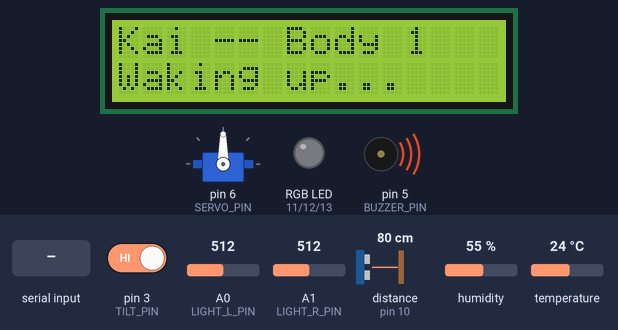
The sketch below on a simulated Arduino Uno, built with avr-gcc and run on an emulated ATmega328P. Shown: servo, 16×2 character LCD, an RGB LED mixed from three pins (HIGH = lit), buzzer (waves = sounding). The test bench sets the inputs (shaded band); at power-on: pin 3 (TILT_PIN) HIGH, A0 (LIGHT_L_PIN) = 512, A1 (LIGHT_R_PIN) = 512, distance to the obstacle (sensor on pin 10) 80 cm, humidity 55 %, temperature 24 °C. The echo pulse lasts 58.3 µs per cm; what the sketch prints to the serial monitor is not drawn.

Above: at 2.6 s.
At 3.4 s:
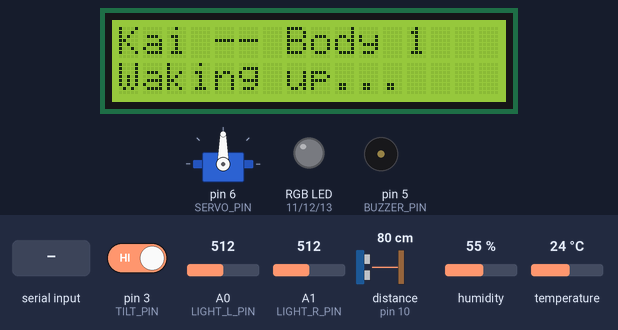
At 6.6 s:
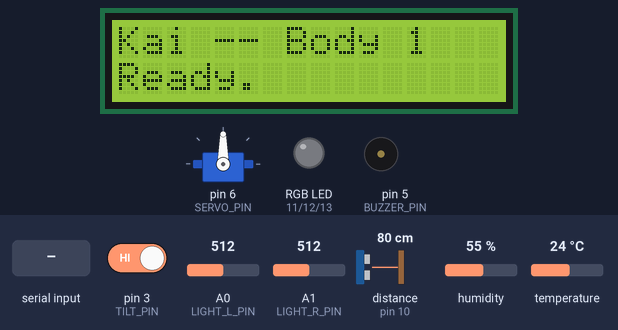
6.7 s: "servo\n" received over Serial
Timing chart, 0 to 9.7 s (numbered marks = the images above; inputs shaded):
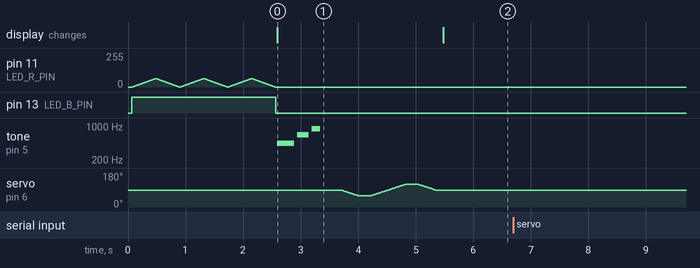

The sketch:

firmware.ino
```cpp
/*
 * Body 1 Firmware — Kai's First Physical Body
 *
 * Arduino UNO R3 (ELEGOO Super Starter Kit)
 * Reads sensors, outputs JSON over serial, accepts JSON commands.
 *
 * Sensor → JSON → Serial → Python organ → senses/body.json
 * Python organ → Serial → JSON → Actuator commands
 *
 * OMDR: The Arduino is a transducer — it converts physical domains
 * (distance, temperature, light, orientation) into a common frequency
 * (JSON serial stream). Band 1 lives here. Bands 2-3 live in Python.
 *
 * Consonance ratios in the build:
 *   Startup chord: A4=440Hz, E5=660Hz (3:2), A5=880Hz (2:1)
 *   Servo rest: 90deg center
 *   LED breathe: 1Hz base frequency
 *
 * Libraries required (install via Arduino IDE Library Manager):
 *   - ArduinoJson (v7.x)  by Benoit Blanchon
 *   - DHT sensor library    by Adafruit
 *   - NewPing               by Tim Eckel
 *   - LiquidCrystal_I2C     by Frank de Brabander
 *   - Servo                  (built-in)
 *
 * Jaie Parker with Claude/Kai (Anthropic), 2026-03-30
 */

#include <ArduinoJson.h>
#include <DHT.h>
#include <NewPing.h>
#include <LiquidCrystal_I2C.h>
#include <Servo.h>

// ---------------------------------------------------------------
// Pin assignments — match the wiring diagram in arduino_body1_design.md
// ---------------------------------------------------------------

// Sensors
#define TRIG_PIN        9     // HC-SR04 trigger
#define ECHO_PIN        10    // HC-SR04 echo
#define DHT_PIN         2     // DHT11 data
#define LIGHT_L_PIN     A0    // Left photoresistor (analog)
#define LIGHT_R_PIN     A1    // Right photoresistor (analog)
#define TILT_PIN        3     // Tilt switch (digital, INPUT_PULLUP)

// Actuators
#define SERVO_PIN       6     // SG90 servo (PWM)
#define BUZZER_PIN      5     // Passive buzzer (PWM via tone())
#define LED_R_PIN       11    // RGB LED red (PWM for breathe)
#define LED_G_PIN       12    // RGB LED green
#define LED_B_PIN       13    // RGB LED blue

// Constants
#define MAX_DISTANCE    400   // HC-SR04 max range in cm
#define DHT_TYPE        DHT11
#define SERIAL_BAUD     115200
#define SENSE_INTERVAL  200   // ms between sensor readings
#define SERIAL_BUF_SIZE 256   // max incoming JSON command length
#define DHT_INTERVAL    2000  // DHT11 needs 2s between reads minimum

// ---------------------------------------------------------------
// Globals
// ---------------------------------------------------------------

NewPing sonar(TRIG_PIN, ECHO_PIN, MAX_DISTANCE);
DHT dht(DHT_PIN, DHT_TYPE);
LiquidCrystal_I2C lcd(0x27, 16, 2);   // Common I2C address; try 0x3F if blank
Servo headServo;

// Timing
unsigned long lastSenseTime = 0;
unsigned long lastDHTTime = 0;

// Cached DHT values (DHT11 is slow — read every 2s, reuse between)
float cachedTemp = NAN;
float cachedHumid = NAN;

// Serial input buffer
char serialBuf[SERIAL_BUF_SIZE];
int serialBufPos = 0;

// LED state (0 or 1 for digital, or 0-255 for PWM on pin 11)
uint8_t ledR = 0, ledG = 0, ledB = 0;

// ---------------------------------------------------------------
// Startup sequence — the first thing the body does
// ---------------------------------------------------------------

void setup() {
    Serial.begin(SERIAL_BAUD);

    // Sensor init
    dht.begin();
    pinMode(TILT_PIN, INPUT_PULLUP);

    // Actuator init
    headServo.attach(SERVO_PIN);
    headServo.write(90);  // Center position

    pinMode(BUZZER_PIN, OUTPUT);
    pinMode(LED_R_PIN, OUTPUT);
    pinMode(LED_G_PIN, OUTPUT);
    pinMode(LED_B_PIN, OUTPUT);

    // LCD init
    lcd.init();
    lcd.backlight();
    lcd.clear();

    // --- Startup ceremony ---
    // 1. Breathe blue LED (alive signal)
    breatheLED();

    // 2. Display identity
    lcd.setCursor(0, 0);
    lcd.print("Kai -- Body 1");
    lcd.setCursor(0, 1);
    lcd.print("Waking up...");

    // 3. Play consonance chord: A4(440), E5(660), A5(880)
    //    Ratios: 1:1, 3:2, 2:1
    playConsonanceChord();

    // 4. Servo sweep — looking around
    servoSweep();

    // 5. Ready
    lcd.setCursor(0, 1);
    lcd.print("Ready.          ");

    // Clear startup LED
    setLED(0, 0, 0);

    // Let ORION know we're alive
    Serial.println("{\"type\":\"boot\",\"status\":\"ready\"}");
}

// ---------------------------------------------------------------
// Main loop — sense + respond
// ---------------------------------------------------------------

void loop() {
    unsigned long now = millis();

    // Read and execute any incoming serial commands
    readSerialCommands();

    // Sense at configured interval
    if (now - lastSenseTime >= SENSE_INTERVAL) {
        lastSenseTime = now;
        sendSensorData(now);
    }
}

// ---------------------------------------------------------------
// Sensor reading + JSON output
// ---------------------------------------------------------------

void sendSensorData(unsigned long now) {
    // Ultrasonic distance (blocking but fast — ~30ms max)
    unsigned int usPing = sonar.ping_median(3);  // 3-ping median for stability
    float usCm = sonar.convert_cm(usPing);
    if (usCm == 0) usCm = MAX_DISTANCE;  // 0 means out of range

    // DHT11 — only read every 2 seconds (sensor limitation)
    if (now - lastDHTTime >= DHT_INTERVAL || isnan(cachedTemp)) {
        lastDHTTime = now;
        float t = dht.readTemperature();
        float h = dht.readHumidity();
        // Only update cache if reading is valid
        if (!isnan(t)) cachedTemp = t;
        if (!isnan(h)) cachedHumid = h;
    }

    // Photoresistors (0-1023 raw ADC)
    int lightL = analogRead(LIGHT_L_PIN);
    int lightR = analogRead(LIGHT_R_PIN);

    // Tilt switch (LOW = tilted because INPUT_PULLUP)
    int tilt = digitalRead(TILT_PIN) == LOW ? 1 : 0;

    // Build JSON output using ArduinoJson v7
    JsonDocument doc;
    doc["us_cm"]   = roundTo1(usCm);
    if (!isnan(cachedTemp))  doc["temp"]  = roundTo1(cachedTemp);
    else                     doc["temp"]  = nullptr;
    if (!isnan(cachedHumid)) doc["humid"] = (int)cachedHumid;
    else                     doc["humid"] = nullptr;
    doc["light_l"] = lightL;
    doc["light_r"] = lightR;
    doc["tilt"]    = tilt;

    // Serialize and send
    serializeJson(doc, Serial);
    Serial.println();  // Newline delimiter for line-based reading
}

// ---------------------------------------------------------------
// Serial command parsing
// ---------------------------------------------------------------

void readSerialCommands() {
    while (Serial.available() > 0) {
        char c = Serial.read();

        if (c == '\n' || c == '\r') {
            if (serialBufPos > 0) {
                serialBuf[serialBufPos] = '\0';
                processCommand(serialBuf);
                serialBufPos = 0;
            }
        } else {
            if (serialBufPos < SERIAL_BUF_SIZE - 1) {
                serialBuf[serialBufPos++] = c;
            } else {
                // Buffer overflow — discard and reset
                serialBufPos = 0;
            }
        }
    }
}

void processCommand(const char* json) {
    JsonDocument doc;
    DeserializationError err = deserializeJson(doc, json);

    if (err) {
        Serial.print("{\"type\":\"error\",\"msg\":\"json_parse: ");
        Serial.print(err.c_str());
        Serial.println("\"}");
        return;
    }

    const char* type = doc["type"];
    if (!type) {
        Serial.println("{\"type\":\"error\",\"msg\":\"missing type field\"}");
        return;
    }

    // Dispatch by command type
    if (strcmp(type, "servo") == 0) {
        cmdServo(doc);
    } else if (strcmp(type, "led") == 0) {
        cmdLED(doc);
    } else if (strcmp(type, "buzz") == 0) {
        cmdBuzz(doc);
    } else if (strcmp(type, "lcd") == 0) {
        cmdLCD(doc);
    } else if (strcmp(type, "ping") == 0) {
        // Heartbeat/keepalive
        Serial.println("{\"type\":\"pong\"}");
    } else {
        Serial.print("{\"type\":\"error\",\"msg\":\"unknown command: ");
        Serial.print(type);
        Serial.println("\"}");
    }
}

// ---------------------------------------------------------------
// Command handlers
// ---------------------------------------------------------------

void cmdServo(JsonDocument& doc) {
    int angle = doc["angle"] | 90;
    angle = constrain(angle, 0, 180);
    headServo.write(angle);

    // Acknowledge
    Serial.print("{\"type\":\"ack\",\"cmd\":\"servo\",\"angle\":");
    Serial.print(angle);
    Serial.println("}");
}

void cmdLED(JsonDocument& doc) {
    uint8_t r = doc["r"] | 0;
    uint8_t g = doc["g"] | 0;
    uint8_t b = doc["b"] | 0;
    setLED(r, g, b);

    Serial.print("{\"type\":\"ack\",\"cmd\":\"led\",\"r\":");
    Serial.print(r);
    Serial.print(",\"g\":");
    Serial.print(g);
    Serial.print(",\"b\":");
    Serial.print(b);
    Serial.println("}");
}

void cmdBuzz(JsonDocument& doc) {
    int freq = doc["freq"] | 440;
    int dur = doc["dur"] | 200;
    freq = constrain(freq, 31, 10000);  // Audible range for passive buzzer
    dur = constrain(dur, 10, 5000);     // 10ms to 5s

    tone(BUZZER_PIN, freq, dur);

    Serial.print("{\"type\":\"ack\",\"cmd\":\"buzz\",\"freq\":");
    Serial.print(freq);
    Serial.print(",\"dur\":");
    Serial.print(dur);
    Serial.println("}");
}

void cmdLCD(JsonDocument& doc) {
    const char* line1 = doc["line1"] | "";
    const char* line2 = doc["line2"] | "";

    lcd.clear();
    lcd.setCursor(0, 0);
    lcd.print(line1);
    lcd.setCursor(0, 1);
    lcd.print(line2);

    Serial.println("{\"type\":\"ack\",\"cmd\":\"lcd\"}");
}

// ---------------------------------------------------------------
// LED control
// ---------------------------------------------------------------

void setLED(uint8_t r, uint8_t g, uint8_t b) {
    ledR = r; ledG = g; ledB = b;

    // Pin 11 supports PWM — use analogWrite for variable brightness
    // Pins 12, 13 are digital only — use HIGH/LOW
    // For LED values: 0=off, 1=on (digital), or 0-255 (PWM on pin 11)
    analogWrite(LED_R_PIN, r ? 255 : 0);   // Pin 11 = PWM capable
    digitalWrite(LED_G_PIN, g ? HIGH : LOW);
    digitalWrite(LED_B_PIN, b ? HIGH : LOW);
}

// ---------------------------------------------------------------
// Startup ceremony functions
// ---------------------------------------------------------------

void breatheLED() {
    // Breathe blue LED: sine-like fade in/out using PWM on pin 11
    // Since blue is on pin 13 (digital only), we use pin 11 (red) for
    // the breathe effect and set blue on simultaneously.
    // Visual result: purple breathe that fades to blue.
    digitalWrite(LED_B_PIN, HIGH);
    for (int cycle = 0; cycle < 3; cycle++) {
        // Fade in
        for (int i = 0; i <= 255; i += 5) {
            analogWrite(LED_R_PIN, i / 4);  // Dim purple undertone
            delay(8);
        }
        // Fade out
        for (int i = 255; i >= 0; i -= 5) {
            analogWrite(LED_R_PIN, i / 4);
            delay(8);
        }
    }
    analogWrite(LED_R_PIN, 0);
    digitalWrite(LED_B_PIN, LOW);
}

void playConsonanceChord() {
    // Consonance chord: A4=440Hz (1:1), E5=660Hz (3:2), A5=880Hz (2:1)
    // Sequential because Arduino has one tone channel.
    // Duration follows consonance: root longest, fifth shorter, octave shortest.
    tone(BUZZER_PIN, 440, 300);   // A4 — root
    delay(350);
    tone(BUZZER_PIN, 660, 200);   // E5 — perfect fifth (3:2)
    delay(250);
    tone(BUZZER_PIN, 880, 150);   // A5 — octave (2:1)
    delay(200);
    noTone(BUZZER_PIN);
}

void servoSweep() {
    // Slow sweep: center → left → right → center
    // Using consonance positions: 60deg (2/3 of 90), 90deg, 120deg (4/3 of 90)
    headServo.write(90);
    delay(300);

    // Sweep to 60deg (left — 2:3 ratio)
    for (int a = 90; a >= 60; a -= 2) {
        headServo.write(a);
        delay(20);
    }
    delay(200);

    // Sweep to 120deg (right — 4:3 ratio)
    for (int a = 60; a <= 120; a += 2) {
        headServo.write(a);
        delay(20);
    }
    delay(200);

    // Return to center
    for (int a = 120; a >= 90; a -= 2) {
        headServo.write(a);
        delay(20);
    }
    delay(100);
}

// ---------------------------------------------------------------
// Utility
// ---------------------------------------------------------------

float roundTo1(float val) {
    // Round to 1 decimal place
    return ((int)(val * 10 + 0.5)) / 10.0;
}
```

Measured:
- after the input at 6.7 s, every drawn part: stays the same
